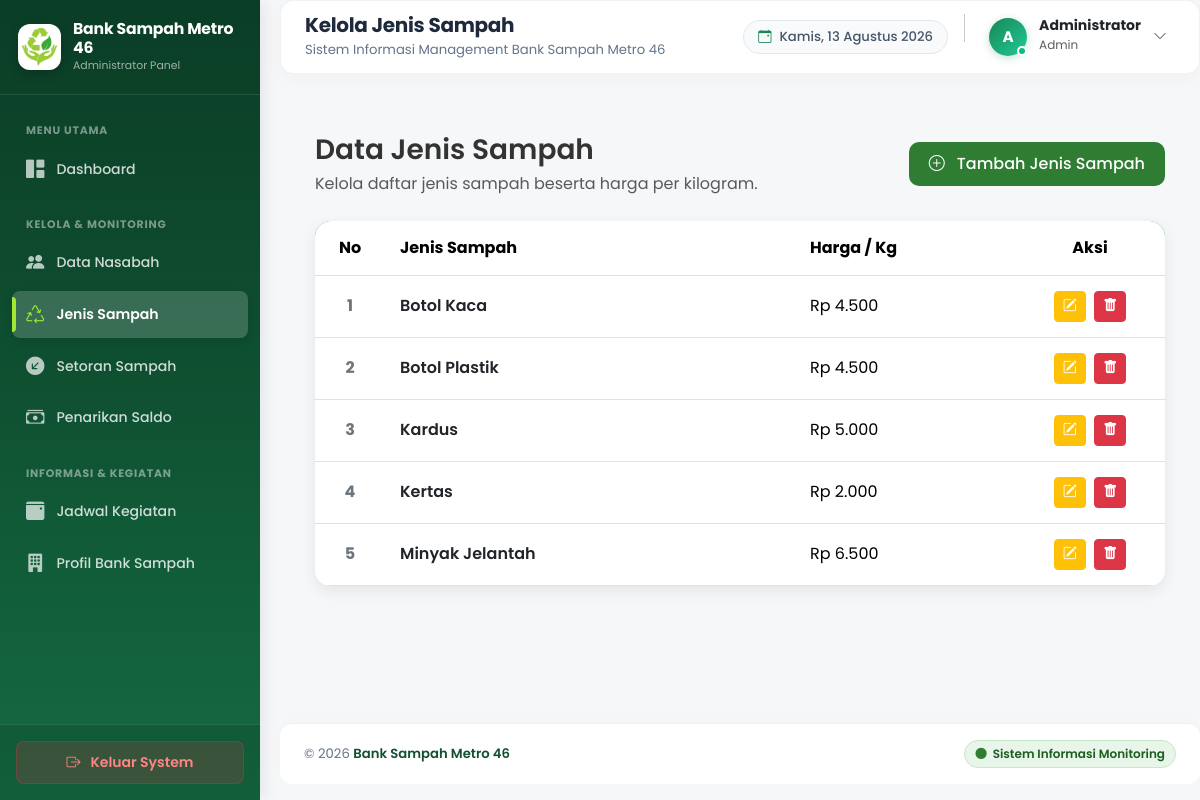
/admin/jenis_sampah.php (signed in), run on the app's committed database.
### tables this page shows
CREATE TABLE `profil` (
  `id_profil` int(10) UNSIGNED NOT NULL,
  `nama_bank_sampah` varchar(100) NOT NULL,
  `alamat` varchar(255) NOT NULL,
  `telepon` varchar(20) NOT NULL,
  `email` varchar(100) NOT NULL,
  `deskripsi` text NOT NULL,
  `logo` varchar(255) DEFAULT NULL
);

CREATE TABLE `jenis_sampah` (
  `id_jenis` int(10) UNSIGNED NOT NULL,
  `nama_jenis` varchar(50) NOT NULL,
  `harga_per_kg` decimal(10,2) NOT NULL DEFAULT 0.00
);

### admin/jenis_sampah.php (the view, shortened to what this page needs)
<?php
require_once "../config/koneksi.php";
$sql = "SELECT id_jenis, nama_jenis, harga_per_kg FROM jenis_sampah ORDER BY nama_jenis ASC";
$result = mysqli_query($koneksi, $sql);
?>
<!DOCTYPE html>
<html lang="id">
<head>
    <link href="https://cdn.jsdelivr.net/npm/bootstrap@5.3.7/dist/css/bootstrap.min.css" rel="stylesheet">
    <link href="https://cdn.jsdelivr.net/npm/bootstrap-icons@1.13.1/font/bootstrap-icons.min.css" rel="stylesheet">
    <link rel="stylesheet" href="../assets/css/style.css">
    <link rel="stylesheet" href="../assets/css/admin.css">
</head>
<body>
<div class="wrapper">
    <?php include "components/sidebar.php"; ?>
    <main class="main-content">
        <?php include "components/navbar.php"; ?>
        <section class="content-area">
            <div class="page-header">
                <div>
                    <h3 class="mb-1">Data Jenis Sampah</h3>
                    <p class="text-muted mb-0">
                        Kelola daftar jenis sampah beserta harga per kilogram.
                    </p>
                </div>
                <button
                    type="button"
                    class="btn btn-add"
                    data-bs-toggle="modal"
                    data-bs-target="#modalTambahJenis">
                    <i class="bi bi-plus-circle me-2"></i>
                    Tambah Jenis Sampah
                </button>
            </div>
            <div class="card table-card">
                <div class="card-body p-0">
                    <div class="table-responsive">
                        <table class="table table-hover align-middle mb-0">
                            <thead>
                                <tr>
                                    <th width="70" class="text-center">No</th>
                                    <th>Jenis Sampah</th>
                                    <th width="220">Harga / Kg</th>
                                    <th width="150" class="text-center">Aksi</th>
                                </tr>
                            </thead>
                            <tbody>
                                <?php if (mysqli_num_rows($result) > 0) : ?>
                                    <?php $no = 1; ?>
                                    <?php while ($row = mysqli_fetch_assoc($result)) : ?>
                                        <tr>
                                            <td class="text-center fw-bold text-secondary"><?= $no++; ?></td>
                                            <td class="fw-semibold text-dark"><?= htmlspecialchars($row['nama_jenis'], ENT_QUOTES, 'UTF-8'); ?></td>
                                            <td>Rp <?= number_format($row['harga_per_kg'], 0, ',', '.'); ?></td>
                                            <td class="text-center">
                                                <button
                                                    type="button"
                                                    class="btn btn-warning btn-sm text-white me-1"
                                                    title="Edit Data"
                                                    data-bs-toggle="modal"
                                                    data-bs-target="#modalEditJenis"
                                                    data-id="<?= $row['id_jenis']; ?>"
                                                    data-nama="<?= htmlspecialchars($row['nama_jenis'], ENT_QUOTES, 'UTF-8'); ?>"
                                                    data-harga="<?= $row['harga_per_kg']; ?>">
                                                    <i class="bi bi-pencil-square"></i>
                                                </button>
                                                <a
                                                    href="jenis_sampah.php?hapus=<?= $row['id_jenis']; ?>"
                                                    class="btn btn-danger btn-sm"
                                                    title="Hapus Data"
                                                    onclick="return confirm('Apakah Anda yakin ingin menghapus jenis sampah ini?')">
                                                    <i class="bi bi-trash-fill"></i>
                                                </a>
                                            </td>
                                        </tr>
                                    <?php endwhile; ?>
                                <?php endif; ?>
                            </tbody>
                        </table>
                    </div>
                </div>
            </div>
        </section>
        <?php include "components/footer.php"; ?>
    </main>
</div>
</body>
</html>

### admin/components/sidebar.php (shortened to what this page needs)
<?php
$currentPage = basename($_SERVER['PHP_SELF']);
$logoSidebar = "../assets/img/logo.png";
$namaBankSampahSidebar = "Bank Sampah";
if (isset($koneksi)) {
    $queryProfilSidebar = "SELECT nama_bank_sampah, logo FROM profil LIMIT 1";
    $resultProfilSidebar = mysqli_query($koneksi, $queryProfilSidebar);
    if ($resultProfilSidebar && mysqli_num_rows($resultProfilSidebar) > 0) {
        $dataProfilSidebar = mysqli_fetch_assoc($resultProfilSidebar);
        if (!empty($dataProfilSidebar['logo'])) {
            $pathLogoDB = "../assets/img/" . $dataProfilSidebar['logo'];
            if (file_exists($pathLogoDB)) {
                $logoSidebar = $pathLogoDB;
            }
        }
        if (!empty($dataProfilSidebar['nama_bank_sampah'])) {
            $namaBankSampahSidebar = $dataProfilSidebar['nama_bank_sampah'];
        }
    }
}
?>
<aside class="sidebar" id="adminSidebar">
    <div class="sidebar-brand">
        <img src="<?= htmlspecialchars($logoSidebar, ENT_QUOTES, 'UTF-8'); ?>" alt="Logo Bank Sampah" class="sidebar-logo-img">
        <div class="sidebar-brand-text">
            <h5><?= htmlspecialchars($namaBankSampahSidebar, ENT_QUOTES, 'UTF-8'); ?></h5>
            <small>Administrator Panel</small>
        </div>
    </div>
    <div class="sidebar-body">
        <div class="sidebar-heading">Menu Utama</div>
        <ul class="sidebar-menu">
            <li class="sidebar-item">
                <a href="index.php" class="sidebar-link <?= ($currentPage == 'index.php') ? 'active' : ''; ?>">
                    <i class="bi bi-grid-1x2-fill"></i>
                    <span>Dashboard</span>
                </a>
            </li>
        </ul>
        <div class="sidebar-heading">Kelola & Monitoring</div>
        <ul class="sidebar-menu">
            <li class="sidebar-item">
                <a href="nasabah.php" class="sidebar-link <?= in_array($currentPage, ['nasabah.php', 'detail_monitoring.php']) ? 'active' : ''; ?>">
                    <i class="bi bi-people-fill"></i>
                    <span>Data Nasabah</span>
                </a>
            </li>
            <li class="sidebar-item">
                <a href="jenis_sampah.php" class="sidebar-link <?= ($currentPage == 'jenis_sampah.php') ? 'active' : ''; ?>">
                    <i class="bi bi-recycle"></i>
                    <span>Jenis Sampah</span>
                </a>
            </li>
            <li class="sidebar-item">
                <a href="transaksi.php" class="sidebar-link <?= ($currentPage == 'transaksi.php') ? 'active' : ''; ?>">
                    <i class="bi bi-arrow-down-left-circle-fill"></i>
                    <span>Setoran Sampah</span>
                </a>
            </li>
            <li class="sidebar-item">
                <a href="penarikan.php" class="sidebar-link <?= ($currentPage == 'penarikan.php') ? 'active' : ''; ?>">
                    <i class="bi bi-cash-stack"></i>
                    <span>Penarikan Saldo</span>
                </a>
            </li>
        </ul>
        <div class="sidebar-heading">Informasi & Kegiatan</div>
        <ul class="sidebar-menu">
            <li class="sidebar-item">
                <a href="jadwal.php" class="sidebar-link <?= ($currentPage == 'jadwal.php') ? 'active' : ''; ?>">
                    <i class="bi bi-calendar3-event-fill"></i>
                    <span>Jadwal Kegiatan</span>
                </a>
            </li>
            <li class="sidebar-item">
                <a href="profil.php" class="sidebar-link <?= ($currentPage == 'profil.php') ? 'active' : ''; ?>">
                    <i class="bi bi-building-fill"></i>
                    <span>Profil Bank Sampah</span>
                </a>
            </li>
        </ul>
    </div>
    <div class="sidebar-footer">
        <a href="logout.php" class="btn-logout-sidebar" onclick="return confirm('Apakah Anda yakin ingin keluar dari sistem?');">
            <i class="bi bi-box-arrow-right"></i>
            <span>Keluar System</span>
        </a>
    </div>
</aside>

### assets/css/style.css (style rules this page uses)
:root { --primary:#2E7D32; --primary-dark:#1B5E20; --primary-light:#4CAF50; --background:#F5F7F8; --white:#FFFFFF; --text:#333333; --text-light:#777777; --border:#E0E0E0; --shadow:0 5px 15px rgba(0,0,0,.08); --transition:.3s ease; }
* { margin:0; padding:0; box-sizing:border-box; }
body { font-family:'Poppins',sans-serif; background:var(--background); color:var(--text); }
a { text-decoration:none; }
img { max-width:100%; }
button { transition:var(--transition); }
.card { border:none; border-radius:16px; }

### assets/css/admin.css (style rules this page uses)
.wrapper { display:flex; min-height:100vh; }
.sidebar { width:280px; background:var(--primary-dark); color:white; display:flex; flex-direction:column; justify-content:space-between; position:fixed; top:0; left:0; height:100vh; overflow-y:auto; }
.sidebar-menu { flex:1; margin-top:20px; }
.main-content { flex:1; margin-left:280px; display:flex; flex-direction:column; }
.content-area { flex:1; padding:35px; }
.page-header { display:flex; justify-content:space-between; align-items:center; margin-bottom:25px; gap:20px; flex-wrap:wrap; }
.page-header h3 { margin:0; font-weight:600; }
.page-header p { margin:5px 0 0; color:var(--text-light); }
.btn-add { background:var(--primary); color:#fff; border:none; padding:10px 20px; border-radius:10px; font-weight:500; transition:var(--transition); }
.table-card { border:none; border-radius:16px; box-shadow:var(--shadow); overflow:hidden; }
.table-card .card-body { padding:0; }
.table { margin-bottom:0; }
.table thead { background:var(--primary); color:#fff; }
.table th { padding:15px; vertical-align:middle; white-space:nowrap; }
.table td { padding:15px; vertical-align:middle; }

### admin/components/sidebar.php (style rules this page uses)
.sidebar { width: 260px; min-height: 100vh; background: linear-gradient(180deg, #0b3d26 0%, #0f5132 50%, #146c43 100%); color: #ffffff; display: flex; flex-direction: column; justify-content: space-between; box-shadow: 4px 0 15px rgba(0, 0, 0, 0.08); position: fixed; top: 0; left: 0; z-index: 1000; transition: all 0.3s ease; }
.sidebar-brand { padding: 20px 18px; display: flex; align-items: center; gap: 12px; border-bottom: 1px solid rgba(255, 255, 255, 0.1); }
.sidebar-logo-img { width: 46px; height: 46px; object-fit: contain; background: #ffffff; padding: 4px; border-radius: 12px; box-shadow: 0 4px 12px rgba(0, 0, 0, 0.2); }
.sidebar-brand-text h5 { font-size: 0.98rem; font-weight: 700; margin: 0; color: #ffffff; letter-spacing: -0.2px; line-height: 1.2; }
.sidebar-brand-text small { font-size: 0.68rem; color: rgba(255, 255, 255, 0.6); display: block; }
.sidebar-body { padding: 16px 12px; flex-grow: 1; overflow-y: auto; }
.sidebar-heading { font-size: 0.68rem; font-weight: 700; text-transform: uppercase; color: rgba(255, 255, 255, 0.45); padding: 12px 14px 6px 14px; letter-spacing: 0.8px; }
.sidebar-menu { list-style: none; padding: 0; margin: 0 0 12px 0; }
.sidebar-item { margin-bottom: 4px; }
.sidebar-link { display: flex; align-items: center; gap: 12px; padding: 10px 14px; color: rgba(255, 255, 255, 0.8); text-decoration: none; font-size: 0.88rem; font-weight: 500; border-radius: 8px; transition: all 0.2s ease; position: relative; }
.sidebar-link i { font-size: 1.15rem; color: rgba(255, 255, 255, 0.7); transition: all 0.2s ease; }
.sidebar-link.active { color: #ffffff; background: rgba(255, 255, 255, 0.18); font-weight: 600; box-shadow: 0 2px 8px rgba(0, 0, 0, 0.1); }
.sidebar-link.active i { color: #a3e635; }
.sidebar-link.active::before { content: ''; position: absolute; left: 0; top: 6px; bottom: 6px; width: 4px; background-color: #a3e635; border-radius: 0 4px 4px 0; }
.sidebar-footer { padding: 16px; border-top: 1px solid rgba(255, 255, 255, 0.1); background: rgba(0, 0, 0, 0.12); }
.btn-logout-sidebar { display: flex; align-items: center; justify-content: center; gap: 10px; width: 100%; padding: 10px; background: rgba(220, 53, 69, 0.2); border: 1px solid rgba(220, 53, 69, 0.3); color: #ff8484; text-decoration: none; border-radius: 8px; font-size: 0.875rem; font-weight: 600; transition: all 0.2s ease; }

### data on the page
profil: logo (picture), nama_bank_sampah "Bank Sampah Metro 46"
jenis_sampah: nama_jenis "Botol Kaca", harga_per_kg "4.500"
jenis_sampah: nama_jenis "Botol Plastik", harga_per_kg "4.500"
jenis_sampah: nama_jenis "Kardus", harga_per_kg "5.000"
jenis_sampah: nama_jenis "Kertas", harga_per_kg "2.000"
jenis_sampah: nama_jenis "Minyak Jelantah", harga_per_kg "6.500"

### other printed values
$pageTitle "Kelola Jenis Sampah"
substr($namaAdmin, 0, 1) "A"
$namaAdmin "Administrator"
$roleAdmin "Admin"
